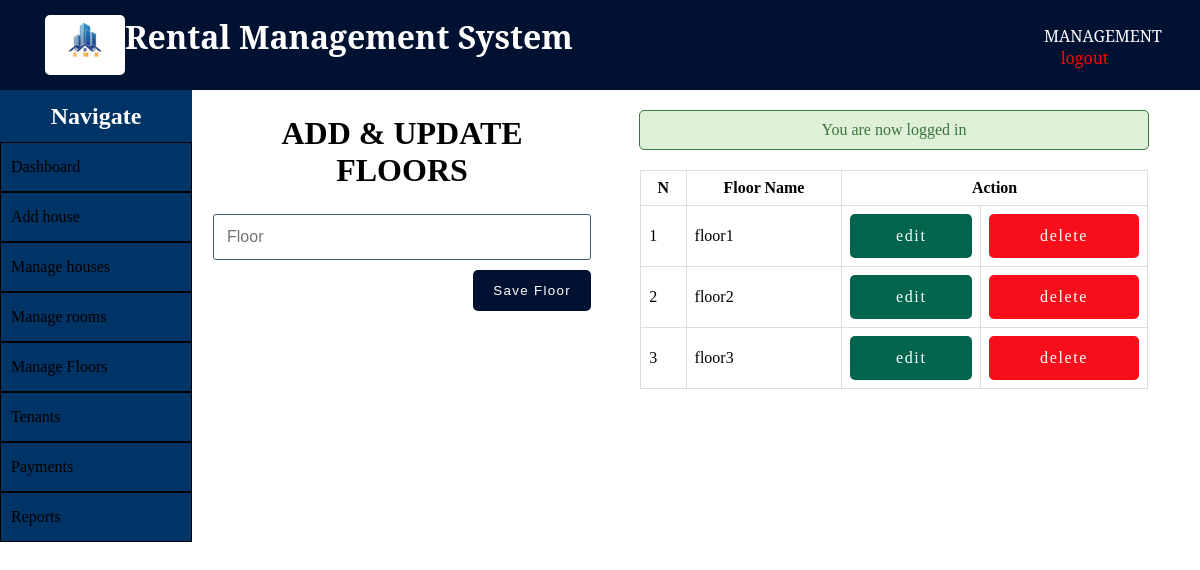
The app's page /admin/floors.php (signed in) with its own data.
### tables this page shows
CREATE TABLE `floors` (
  `id` int(11) NOT NULL,
  `name` varchar(255) NOT NULL,
  `slug` varchar(255) DEFAULT NULL
);

### admin/includes/landlord_functions.php (called while the page is built, shortened)
<?php
$isEditingFloor = false;
$floor_name = "";
function getAllFloors() {
	global $conn;
	$sql = "SELECT * FROM floors";
	$result = mysqli_query($conn, $sql);
	$floors = mysqli_fetch_all($result, MYSQLI_ASSOC);
	return $floors;
}
?>

### admin/floors.php (the view, shortened to what this page needs)
<?php  include('../config.php'); ?>
<?php  include(ROOT_PATH . '/admin/includes/landlord_functions.php'); ?>
<?php include(ROOT_PATH . '/admin/includes/head_section.php'); ?>
<?php $floors = getAllFloors();	?>
</head>
<body>
	<?php include(ROOT_PATH . '/admin/includes/navbar.php') ?>
	<div class="container content">
		<?php include(ROOT_PATH . '/admin/includes/menu.php') ?>
		<div class="action">
			<h1 class="page-title">ADD & UPDATE FLOORS</h1>
			<form method="post" action="<?php echo BASE_URL . 'admin/floors.php'; ?>" >
				<input type="text" name="floor_name" value="<?php echo $floor_name; ?>" placeholder="Floor">
				<?php if ($isEditingFloor === true): ?>
					<button type="submit" class="btn" name="update_floor">UPDATE</button>
				<?php else: ?>
					<button type="submit" class="btn" name="create_floor">Save Floor</button>
				<?php endif ?>
			</form>
		</div>
		<div class="table-div">
			<?php include(ROOT_PATH . '/admin/includes/messages.php') ?>
			<?php if (empty($floors)): ?>
				<h1>No floors in the database.</h1>
			<?php else: ?>
				<table class="table">
					<thead>
						<th>N</th>
						<th>Floor Name</th>
						<th colspan="2">Action</th>
					</thead>
					<tbody>
					<?php foreach ($floors as $key => $floor): ?>
						<tr>
							<td><?php echo $key + 1; ?></td>
							<td><?php echo $floor['name']; ?></td>
							<td>
								<a class="btn edit"
									href="floors.php?edit-floor=<?php echo $floor['id'] ?>">
									edit
								</a>
							</td>
							<td>
								<a class="btn delete"
									href="floors.php?delete-floor=<?php echo $floor['id'] ?>">
									delete
								</a>
							</td>
						</tr>
					<?php endforeach ?>
					</tbody>
				</table>
			<?php endif ?>
		</div>
	</div>
</body>
</html>

### static/css/admin_styling.css (style rules this page uses)
* { margin: 0px; padding: 0px; }
a { text-decoration: none; }
form { width: 60%; margin: 5px auto; padding-bottom: 50px; }
form input[type=file], input[type=email], input[type=password], input[type=text], form select, form textarea { width: 100%; display: block; padding: 13px 13px; font-size: 1em; margin: 5px auto 10px; border-radius: 3px; box-sizing : border-box; background: transparent; border: 1px solid #3E606F; }
form button { float: right; margin-left: 24%; }
table { border-collapse: collapse; width: 70%; margin: 20px auto; }
th, td { padding: 8px; text-align: left; border: 1px solid #ddd; }
th { text-align: center; }
.btn { color: white; background: #001131; text-align: center; border: none; border-radius: 5px; display: block; letter-spacing: .1em; padding: 13px 20px; text-decoration: none; }
.container { width: 100%; margin: 0px; padding: 0px; }
.container.content .action { width: 35%; float: left; text-align: center; }
.container.content .action form { width: 90%; }
.container.content .action .page-title { margin: 25px; }
.table-div { float: left; width: 47%; }
.table-div table { width: 90%; }
.table-div .edit { background: #01644c; }
.table-div .delete { background: #F70E1A; }

### records on screen
floors: name "floor1"
floors: name "floor2"
floors: name "floor3"

### other values on screen
$_SESSION['message'] "You are now logged in"
